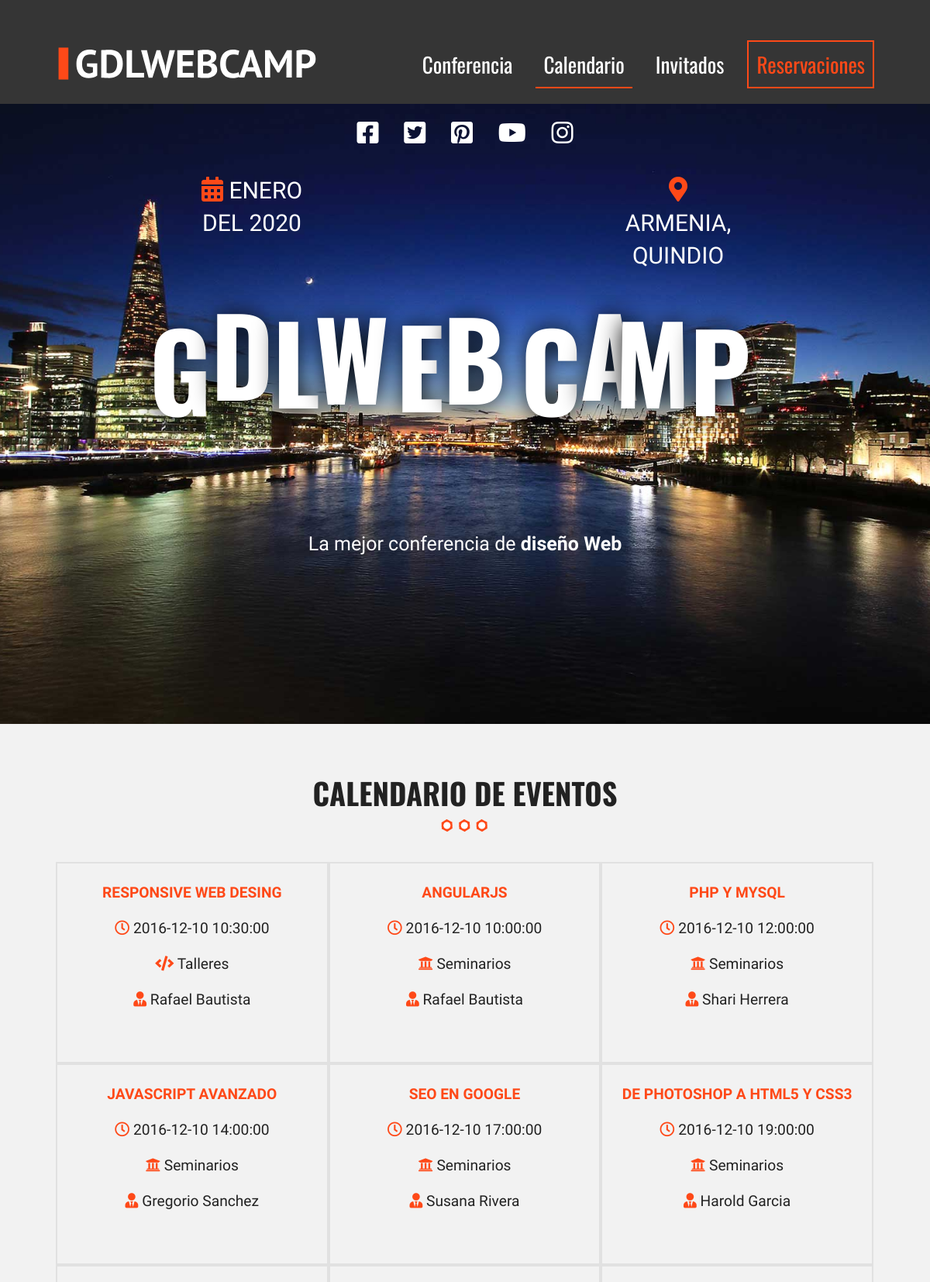
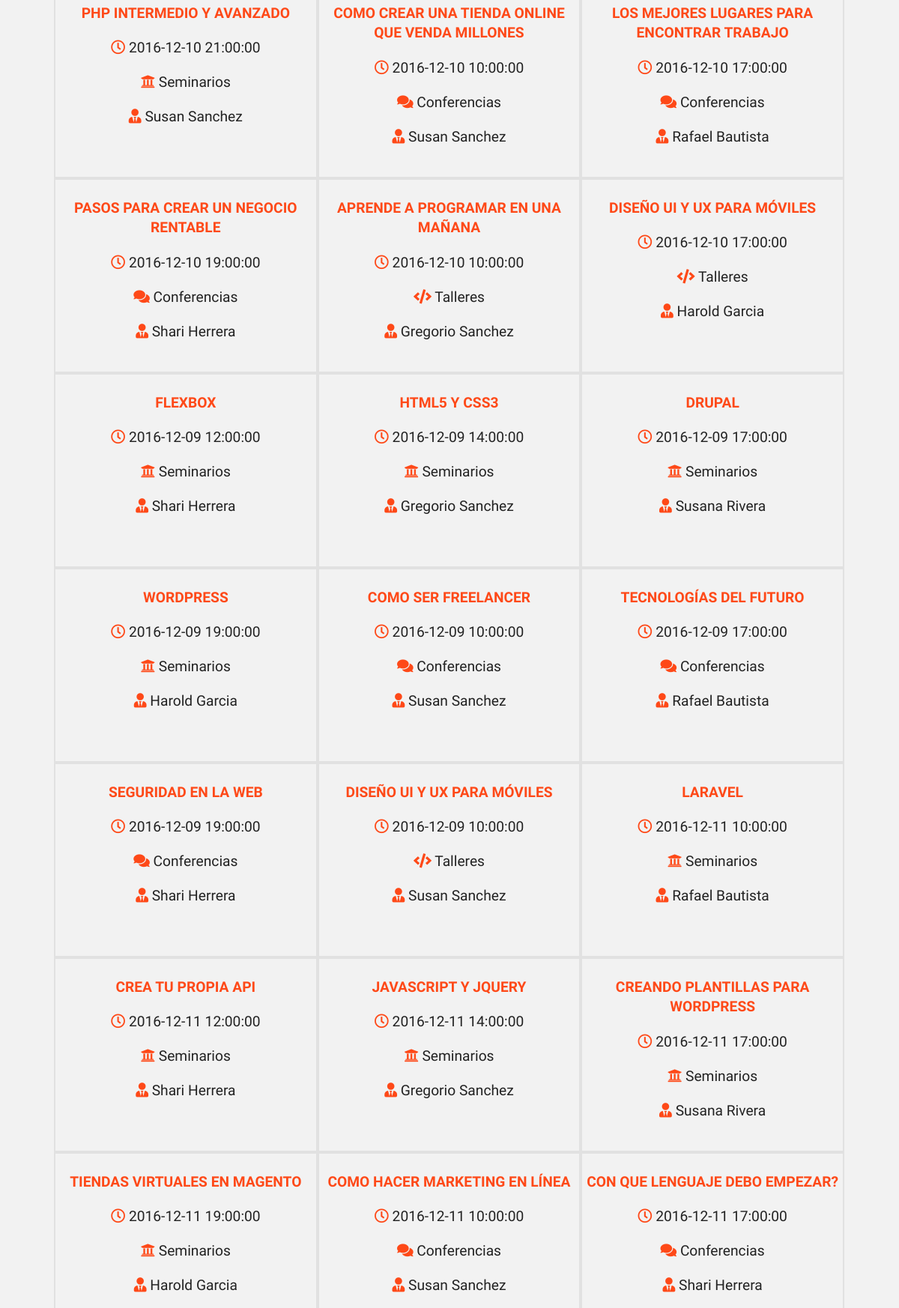
Page /calendario.php (upper part) on the committed database (2 pictures, top to bottom).
### tables this page shows
CREATE TABLE `eventos` (
  `evento_id` int(11) NOT NULL,
  `nombre_evento` varchar(50) NOT NULL,
  `fecha_evento` date NOT NULL,
  `hora_evento` time NOT NULL,
  `id_cat_evento` int(10) NOT NULL,
  `id_inv` int(11) NOT NULL,
  `clave` varchar(10) NOT NULL
);

CREATE TABLE `categoria_evento` (
  `id_categoria` int(11) NOT NULL,
  `cat_evento` varchar(50) NOT NULL,
  `icono` varchar(50) NOT NULL
);

### calendario.php (the view, shortened to what this page needs)
<?php require "includes/templates/header.php"; ?>
    <section class="seccion contenedor">
        <h2>Calendario de eventos</h2>
        <?php
          try {
            require "includes/funciones/bd_conexion.php";
            $sql = "SELECT evento_id, nombre_evento, fecha_evento, hora_evento, cat_evento, icono, nombre_invitado, apellido_invitado ";
            $sql .= " FROM eventos ";
            $sql .= " INNER JOIN categoria_evento ";
            $sql .= "ON eventos.id_cat_evento = categoria_evento.id_categoria ";
            $sql .= " INNER JOIN invitados ";
            $sql .= "ON eventos.id_inv = invitados.invitado_id";
            $resultado = $conn->query($sql);
          } catch (\Exception $e) {
              echo $e->getMessage();
          }
        ?>
         <div class="calendario clearfix">
           <?php
             $calendario = array();
          while ($eventos = $resultado->fetch_assoc() ) {
            $fecha = $eventos['fecha_evento'];
            $evento = array(
              'titulo' => $eventos['nombre_evento'],
              'fecha' => $eventos['fecha_evento'],
              'hora' => $eventos['hora_evento'],
              'categoria' => $eventos['cat_evento'],
              'icono' => 'fa' . " " . $eventos['icono'],
              'invitado' => $eventos['nombre_invitado'] . " " . $eventos['apellido_invitado']
            );
            $calendario[$fecha][] = $evento;
            ?>
          <?php } ?>
          <?php
          foreach ($calendario as $dia => $lista_eventos) {
            ?>
               <?php foreach ($lista_eventos as $evento) { ?>
                  <div class="dia">
                     <p class="titulo">
                       <?php echo $evento['titulo']; ?>
                      </p>
                     <p class="hora">
                         <i class="far fa-clock" aria-hidden="true"></i>
                         <?php echo $evento['fecha'] . " " . $evento['hora']; ?>
                     </p>
                     <p class="categoria">
                     <i class=" <?php echo $evento['icono'] ?>" aria-hidden="true"></i>
                        <?php echo $evento['categoria']; ?>
                     </p>
                     <p class="invitado">
                        <i class="fas fa-user-tie" aria-hidden="true"></i>
                        <?php echo $evento['invitado']; ?>
                     </p>
                  </div>
              <?php } ?>
         <?php } ?>
         </div>
    </section>
    <?php require "includes/templates/footer.php"; ?>

### css/all.css (style rules this page uses)
.fa, .fas, .far, .fal, .fad, .fab { -moz-osx-font-smoothing: grayscale; -webkit-font-smoothing: antialiased; display: inline-block; font-style: normal; font-variant: normal; text-rendering: auto; line-height: 1; }
.fa-clock:before { content: "\f017"; }
.fa-code:before { content: "\f121"; }
.fa-comments:before { content: "\f086"; }
.fa-university:before { content: "\f19c"; }
.fa-user-tie:before { content: "\f508"; }
.far { font-family: 'Font Awesome 5 Free'; font-weight: 400; }
.fa, .fas { font-family: 'Font Awesome 5 Free'; font-weight: 900; }

### css/main.css (style rules this page uses)
html { color: #222; font-size: 1em; line-height: 1.4; }
:root { --naranja: #fe4918; --titulo: 'Oswald', sans-serif; --cuerpo: 'Barlow Condensed', sans-serif; --segundo: 'Oswald', sans-serif; }
html { box-sizing: border-box; }
*, *:before, *:after { box-sizing: inherit; }
body { background-color: #f2f2f2f2; font-family: var(--cuerpo); }
.contenedor { margin: 0 auto; width: 100%; }
@media (min-width: 320px) { .contenedor { width: 98%; } }
@media (min-width: 360px) { .contenedor { width: 97%; } }
@media (min-width: 480px) { .contenedor { width: 95%; } }
@media (min-width: 768px) { .contenedor { width: 90%; } }
@media (min-width: 992px) { .contenedor { width: 88%; max-width: 1200px; } }
.seccion { padding: 30px 0; }
.seccion p { font-size: 1.4em; text-align: justify; }
h2 { font-family: var(--segundo); font-size: 2.4em; text-transform: uppercase; text-align: center; }
h2:after { content: ''; margin: 0 auto; background-image: url(../img/separador.png); height: 30px; width: 100px; display: block; }
@media (min-width: 768px) { .titulo { margin-top: 5px; } }
.invitado { position: relative; overflow: hidden; }
.calendario { clear: both; display: block; content: ''; }
.dia { width: 50%; float: left; border: 2px solid #e1e1e1; }
@media (min-width: 768px) { .dia { width: 33.3%; min-height: 260px; padding-top: 20px; } }
.dia .titulo { color: var(--naranja); text-transform: uppercase; font-weight: bold; }
.dia p { font-size: 1.2em; text-align: center; }
.dia i { color: var(--naranja); }
.clearfix:before, .clearfix:after { content: " "; display: table; }
.clearfix:after { clear: both; }

### rows in the picture
eventos: nombre_evento "RESPONSIVE WEB DESING", fecha_evento "2016-12-10", hora_evento "10:30:00", id_cat_evento.cat_evento "Talleres", invitado "Rafael Bautista"
eventos: nombre_evento "ANGULARJS", fecha_evento "2016-12-10", hora_evento "10:00:00", id_cat_evento.cat_evento "Seminarios", invitado "Rafael Bautista"
eventos: nombre_evento "PHP Y MYSQL", fecha_evento "2016-12-10", hora_evento "12:00:00", id_cat_evento.cat_evento "Seminarios", invitado "Shari Herrera"
eventos: nombre_evento "JAVASCRIPT AVANZADO", fecha_evento "2016-12-10", hora_evento "14:00:00", id_cat_evento.cat_evento "Seminarios", invitado "Gregorio Sanchez"
eventos: nombre_evento "SEO EN GOOGLE", fecha_evento "2016-12-10", hora_evento "17:00:00", id_cat_evento.cat_evento "Seminarios", invitado "Susana Rivera"
eventos: nombre_evento "DE PHOTOSHOP A HTML5 Y CSS3", fecha_evento "2016-12-10", hora_evento "19:00:00", id_cat_evento.cat_evento "Seminarios", invitado "Harold Garcia"
eventos: nombre_evento "PHP INTERMEDIO Y AVANZADO", fecha_evento "2016-12-10", hora_evento "21:00:00", id_cat_evento.cat_evento "Seminarios", invitado "Susan Sanchez"
eventos: nombre_evento "COMO CREAR UNA TIENDA ONLINE QUE VENDA MILLONES", fecha_evento "2016-12-10", hora_evento "10:00:00", id_cat_evento.cat_evento "Conferencias", invitado "Susan Sanchez"
eventos: nombre_evento "LOS MEJORES LUGARES PARA ENCONTRAR TRABAJO", fecha_evento "2016-12-10", hora_evento "17:00:00", id_cat_evento.cat_evento "Conferencias", invitado "Rafael Bautista"
eventos: nombre_evento "PASOS PARA CREAR UN NEGOCIO RENTABLE", fecha_evento "2016-12-10", hora_evento "19:00:00", id_cat_evento.cat_evento "Conferencias", invitado "Shari Herrera"
eventos: nombre_evento "APRENDE A PROGRAMAR EN UNA MAÑANA", fecha_evento "2016-12-10", hora_evento "10:00:00", id_cat_evento.cat_evento "Talleres", invitado "Gregorio Sanchez"
eventos: nombre_evento "DISEÑO UI Y UX PARA MÓVILES", fecha_evento "2016-12-10", hora_evento "17:00:00", id_cat_evento.cat_evento "Talleres", invitado "Harold Garcia"
eventos: nombre_evento "FLEXBOX", fecha_evento "2016-12-09", hora_evento "12:00:00", id_cat_evento.cat_evento "Seminarios", invitado "Shari Herrera"
eventos: nombre_evento "HTML5 Y CSS3", fecha_evento "2016-12-09", hora_evento "14:00:00", id_cat_evento.cat_evento "Seminarios", invitado "Gregorio Sanchez"
eventos: nombre_evento "DRUPAL", fecha_evento "2016-12-09", hora_evento "17:00:00", id_cat_evento.cat_evento "Seminarios", invitado "Susana Rivera"
eventos: nombre_evento "WORDPRESS", fecha_evento "2016-12-09", hora_evento "19:00:00", id_cat_evento.cat_evento "Seminarios", invitado "Harold Garcia"
eventos: nombre_evento "COMO SER FREELANCER", fecha_evento "2016-12-09", hora_evento "10:00:00", id_cat_evento.cat_evento "Conferencias", invitado "Susan Sanchez"
eventos: nombre_evento "TECNOLOGÍAS DEL FUTURO", fecha_evento "2016-12-09", hora_evento "17:00:00", id_cat_evento.cat_evento "Conferencias", invitado "Rafael Bautista"
eventos: nombre_evento "SEGURIDAD EN LA WEB", fecha_evento "2016-12-09", hora_evento "19:00:00", id_cat_evento.cat_evento "Conferencias", invitado "Shari Herrera"
eventos: nombre_evento "DISEÑO UI Y UX PARA MÓVILES", fecha_evento "2016-12-09", hora_evento "10:00:00", id_cat_evento.cat_evento "Talleres", invitado "Susan Sanchez"
eventos: nombre_evento "LARAVEL", fecha_evento "2016-12-11", hora_evento "10:00:00", id_cat_evento.cat_evento "Seminarios", invitado "Rafael Bautista"
eventos: nombre_evento "CREA TU PROPIA API", fecha_evento "2016-12-11", hora_evento "12:00:00", id_cat_evento.cat_evento "Seminarios", invitado "Shari Herrera"
eventos: nombre_evento "JAVASCRIPT Y JQUERY", fecha_evento "2016-12-11", hora_evento "14:00:00", id_cat_evento.cat_evento "Seminarios", invitado "Gregorio Sanchez"
eventos: nombre_evento "CREANDO PLANTILLAS PARA WORDPRESS", fecha_evento "2016-12-11", hora_evento "17:00:00", id_cat_evento.cat_evento "Seminarios", invitado "Susana Rivera"
eventos: nombre_evento "TIENDAS VIRTUALES EN MAGENTO", fecha_evento "2016-12-11", hora_evento "19:00:00", id_cat_evento.cat_evento "Seminarios", invitado "Harold Garcia"
eventos: nombre_evento "COMO HACER MARKETING EN LÍNEA", fecha_evento "2016-12-11", hora_evento "10:00:00", id_cat_evento.cat_evento "Conferencias", invitado "Susan Sanchez"
eventos: nombre_evento "CON QUE LENGUAJE DEBO EMPEZAR?", fecha_evento "2016-12-11", hora_evento "17:00:00", id_cat_evento.cat_evento "Conferencias", invitado "Shari Herrera"
